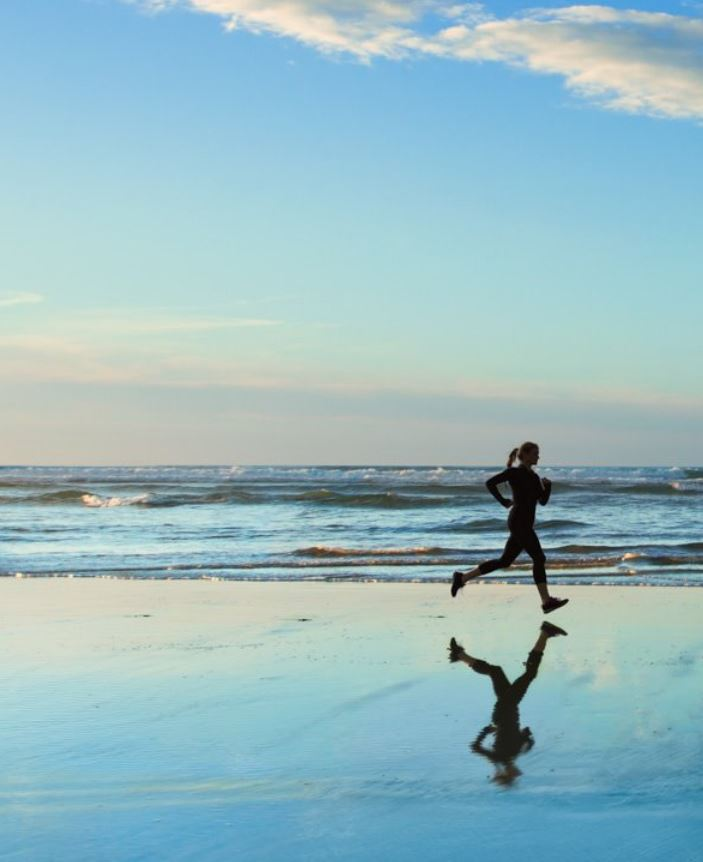
//> input picture Code/14_Affine Transformation/picture.jpg, 703 x 862 px
$ ./Project_14   (built with g++ and OpenCV 4)
//> lines starting //> are read from the running program, lines starting //| are printed output that depends on the picture
#include<iostream>
#include<opencv2/opencv.hpp>
#include<opencv2/highgui/highgui.hpp>

using namespace std;
using namespace cv;

int main()
{
	Mat img_1 = imread("picture.jpg");
//> img_1 is the input picture: 862 rows x 703 cols, CV_8UC3; mean B, G, R 194.2, 186.9, 151.2
	if(img_1.empty())
	{
		cout << "Fail to open!" << endl;
		return -1;
	}

	Mat img;
	resize(img_1, img, Size(img_1.cols / 2.0, img_1.rows / 2.0));
	Mat rotation_0, rotation_1, res0, res1;

	//旋转角，输出图像尺寸，旋转中心设置
	double angle = 30;
	Size dst_size(img.rows, img.cols);
//> dst_size = Size(431, 351)
	Point2f center(img.rows / 2.0, img.cols / 2.0);
//> center = Point(215.5, 175.5)

	rotation_0 = getRotationMatrix2D(center, angle, 1);
	warpAffine(img, res0, rotation_0, dst_size);
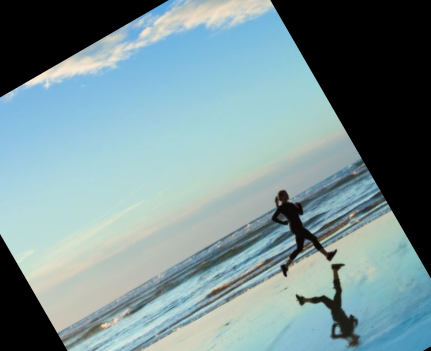
//> res0: 351 rows x 431 cols, CV_8UC3; mean B, G, R 148.3, 144.6, 119.8
	imshow("res0", res0);

	Point2f src_points[3];
	Point2f dst_points[3];
	src_points[0] = Point2f(0, 0);
	src_points[1] = Point2f(0, (float)(img.cols - 1));
	src_points[2] = Point2f((float)(img.rows - 1), (float)(img.cols - 1));

	dst_points[0] = Point2f((float)(img.rows * 0.11), (float)(img.cols * 0.20));
	dst_points[0] = Point2f((float)(img.rows * 0.15), (float)(img.cols * 0.70));
	dst_points[0] = Point2f((float)(img.rows * 0.81), (float)(img.cols * 0.85));
	rotation_1 = getAffineTransform(src_points, dst_points);
//> rotation_1 = [[0, -0.997, 349.1], [0, -0.852, 298.4]]
	warpAffine(img, res1, rotation_1, dst_size);
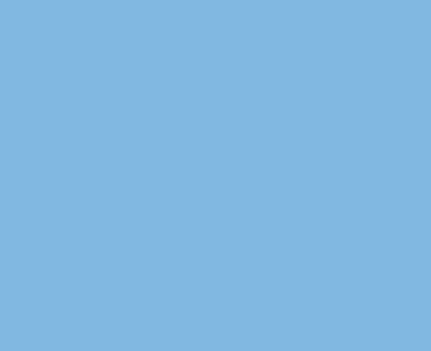
//> res1: 351 rows x 431 cols, CV_8UC3; mean B, G, R 225, 184, 129
	imshow("res1", res1);

	waitKey();

	return 0;
}
